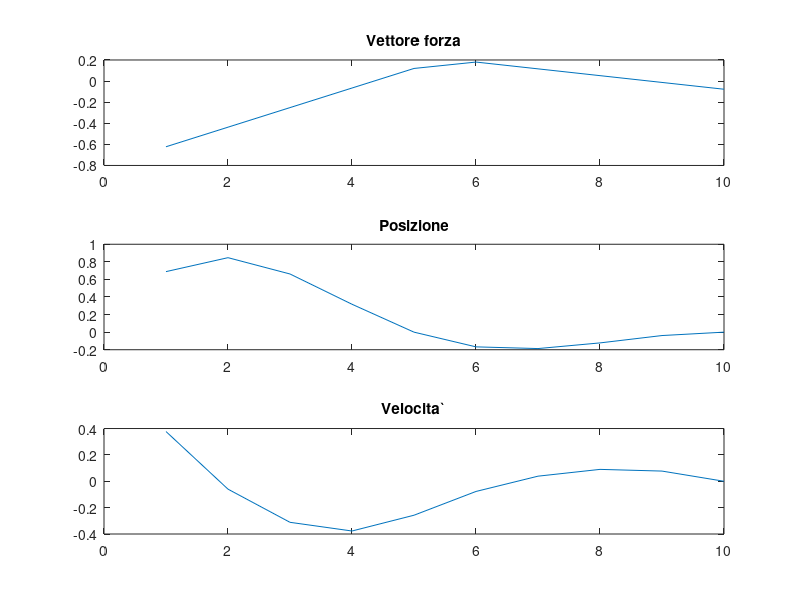

Here is the MATLAB script that generated this plot:
%costruiamo le matrici di interesse

A = [ 
      [9:-1:0] + 0.5; 
      ones(1,10); 
      ([4:-1:0] + 0.5) zeros(1,5); 
    ]; 

b = [10; 1; 5]; 

% la specifica del primo punto e` y = [0;0;0] 
y = [0;0;0] 

 
y_hat = y - b; 

% controlliamo se bassa, rango massimo 
rank(A) == 3; 

xln = A \ y_hat;
xln_pinv = pinv(A) * y_hat; 


%check if x
xln = xln_pinv

%plot force vector position and velocity 

for i=1:10
  
  
  vel(i) = A(2, 1:i) * xln(1:i) + 1;
  ai = [i-0.5:-1:0.5]; 
  pos(i) = ai * xln(1:i) + i ;
end

%plot the position and velocity
subplot(3,1,1)
plot(xln)
title('Vettore forza')

subplot(3,1,2)
plot(pos)
title ('Posizione') 

subplot(3,1,3)
plot(vel)
title('Velocita`')

    
    
      
 